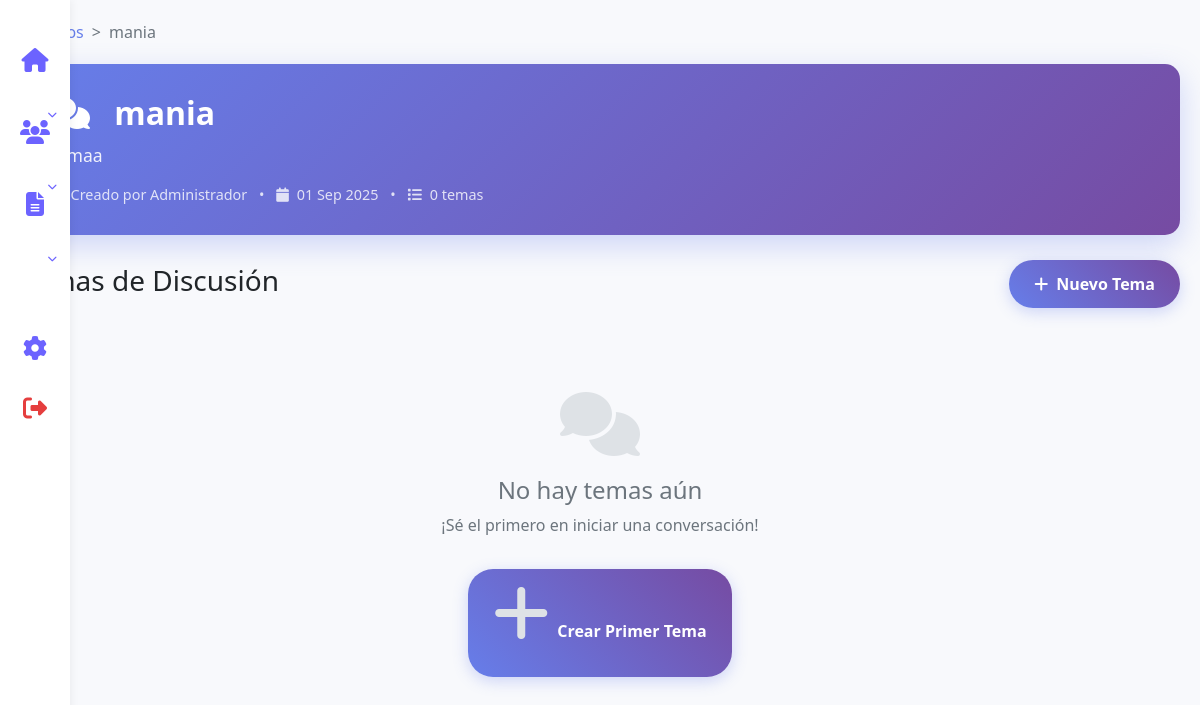
Screenshot of /panel_admin/foros/ver_foro.php?id=1 (signed in) with the database file from the repository.
### tables this page shows
CREATE TABLE `foros` (
  `id` int NOT NULL AUTO_INCREMENT,
  `titulo` varchar(255) NOT NULL,
  `descripcion` text,
  `id_admin` int NOT NULL,
  `activo` tinyint(1) DEFAULT '1',
  `fecha_creacion` timestamp NULL DEFAULT CURRENT_TIMESTAMP,
  PRIMARY KEY (`id`),
  KEY `id_admin` (`id_admin`),
  CONSTRAINT `foros_ibfk_1` FOREIGN KEY (`id_admin`) REFERENCES `usuarios` (`id`)
);

CREATE TABLE `usuarios` (
  `id` int NOT NULL AUTO_INCREMENT,
  `nombre_completo` varchar(100) NOT NULL,
  `email` varchar(100) NOT NULL,
  `password` varchar(255) NOT NULL,
  `fecha_registro` datetime DEFAULT CURRENT_TIMESTAMP,
  `token_verificacion` varchar(100) DEFAULT NULL,
  `verificado` tinyint(1) DEFAULT '0',
  `token_reset` varchar(100) DEFAULT NULL,
  `token_expira` datetime DEFAULT NULL,
  `genero` varchar(50) DEFAULT NULL,
  `rol` varchar(20) DEFAULT 'usuario',
  `require_reset_pass` tinyint(1) DEFAULT '1',
  `foto_perfil` longblob,
  PRIMARY KEY (`id`),
  UNIQUE KEY `email` (`email`)
);

### panel_admin/foros/ver_foro.php (the view, shortened to what this page needs)
<?php
include '../../db.php';
$foro_id = (int)($_GET['id'] ?? 0);
$stmt = $pdo->prepare("
    SELECT f.*, u.nombre_completo as creador_nombre
    FROM foros f
    INNER JOIN usuarios u ON f.id_admin = u.id
    WHERE f.id = :id AND f.activo = 1
");
$stmt->bindParam(':id', $foro_id);
$stmt->execute();
$foro = $stmt->fetch(PDO::FETCH_ASSOC);
$stmt = $pdo->prepare("
    SELECT
        t.*,
        u.nombre_completo as autor_nombre,
        (SELECT COUNT(*) FROM respuestas_foro r WHERE r.id_tema = t.id) as total_respuestas,
        (SELECT MAX(r.fecha_creacion) FROM respuestas_foro r WHERE r.id_tema = t.id) as ultima_respuesta
    FROM temas_foro t
    INNER JOIN usuarios u ON t.id_usuario = u.id
    WHERE t.id_foro = :id_foro
    ORDER BY t.fijado DESC, t.fecha_creacion DESC
");
$stmt->bindParam(':id_foro', $foro_id);
$stmt->execute();
$temas = $stmt->fetchAll(PDO::FETCH_ASSOC);
?>
<!DOCTYPE html>
<html lang="es">
<head>
    <link href="https://stackpath.bootstrapcdn.com/bootstrap/4.5.2/css/bootstrap.min.css" rel="stylesheet">
    <link rel="stylesheet" href="https://cdnjs.cloudflare.com/ajax/libs/font-awesome/6.4.2/css/all.min.css">
    <link rel="stylesheet" href="styles_foro.css">
</head>
<body>
    <?php include '../panel_sidebar.php'; ?>
    <div class="forum-container">
        <nav aria-label="breadcrumb">
            <ol class="breadcrumb">
                <li class="breadcrumb-item">
                    <a href="lista_foros.php"><i class="fas fa-home"></i> Foros</a>
                </li>
                <li class="breadcrumb-item active"><?= htmlspecialchars($foro['titulo']) ?></li>
            </ol>
        </nav>
        <div class="forum-header">
            <h1 class="forum-title">
                <i class="fas fa-comments mr-3"></i>
                <?= htmlspecialchars($foro['titulo']) ?>
            </h1>
            <p class="forum-description"><?= nl2br(htmlspecialchars($foro['descripcion'])) ?></p>
            <div class="forum-meta">
                <i class="fas fa-user mr-2"></i>Creado por <?= htmlspecialchars($foro['creador_nombre']) ?>
                <span class="mx-2">•</span>
                <i class="fas fa-calendar mr-2"></i><?= date('d M Y', strtotime($foro['fecha_creacion'])) ?>
                <span class="mx-2">•</span>
                <i class="fas fa-list mr-2"></i><?= count($temas) ?> temas
            </div>
        </div>
        <div class="d-flex justify-content-between align-items-center mb-4">
            <h3>Temas de Discusión</h3>
            <button class="btn btn-new-topic" data-toggle="modal" data-target="#modalNuevoTema">
                <i class="fas fa-plus mr-2"></i>Nuevo Tema
            </button>
        </div>
        <?php if (empty($temas)): ?>
            <div class="empty-forum">
                <i class="fas fa-comments"></i>
                <h4>No hay temas aún</h4>
                <p>¡Sé el primero en iniciar una conversación!</p>
                <button class="btn btn-new-topic mt-3" data-toggle="modal" data-target="#modalNuevoTema">
                    <i class="fas fa-plus mr-2"></i>Crear Primer Tema
                </button>
            </div>
        <?php endif; ?>
    </div>
</body>
</html>

### panel_admin/foros/styles_foro.css (style rules this page uses)
.forum-header { background: linear-gradient(to right, #4e73df, #6f42c1); color: white; padding: 20px; border-radius: 12px 12px 0 0; }
body { background-color: #f8f9fc; font-family: 'Segoe UI', Tahoma, Geneva, Verdana, sans-serif; }
.forum-container { max-width: 1200px; margin: 0 auto; padding: 20px; }
.forum-header { background: linear-gradient(135deg, #667eea 0%, #764ba2 100%); color: white; padding: 30px; border-radius: 15px; margin-bottom: 25px; box-shadow: 0 10px 30px rgba(102, 126, 234, 0.3); }
.forum-title { font-size: 2rem; font-weight: 700; margin-bottom: 10px; }
.forum-description { font-size: 1.1rem; opacity: 0.9; margin-bottom: 15px; }
.forum-meta { font-size: 0.9rem; opacity: 0.8; }
.btn-new-topic { background: linear-gradient(45deg, #667eea, #764ba2); border: none; border-radius: 25px; padding: 12px 25px; color: white; font-weight: 600; box-shadow: 0 4px 15px rgba(102, 126, 234, 0.3); }
.empty-forum { text-align: center; padding: 60px 20px; color: #6c757d; }
.empty-forum i { font-size: 4rem; margin-bottom: 20px; color: #dee2e6; }
.breadcrumb { background: transparent; padding: 0; margin-bottom: 20px; }
.breadcrumb-item + .breadcrumb-item::before { content: ">"; color: #6c757d; }
.breadcrumb a { color: #667eea; text-decoration: none; }

### rows the page displays
foros: titulo "mania", descripcion "mmaa", id_admin.nombre_completo "Administrador", fecha_creacion "01 Sep 2025"

### other values shown
count($temas) "0"
